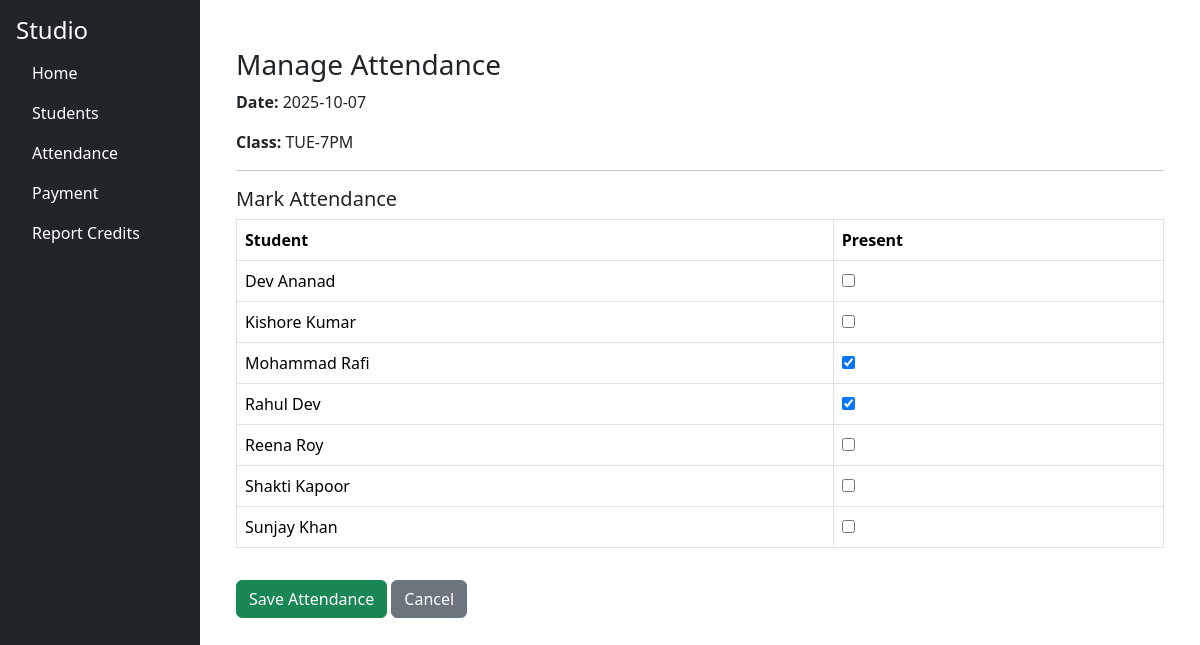
The page /attendance/attendance/manage?class_id=1&attendance_date=2025-10-07 on the database its author committed.
### tables this page shows
CREATE TABLE class_names (
        id INTEGER PRIMARY KEY AUTOINCREMENT,
        name TEXT UNIQUE NOT NULL
    );

CREATE TABLE students (
        id INTEGER PRIMARY KEY AUTOINCREMENT,
        first_name TEXT,
        last_name TEXT,
        phone TEXT,
        email_id TEXT
    );

### studio/attendance/routes/attendance_routes.py (the view)
@attendance_bp.route("/attendance/manage", methods=["GET", "POST"])
def manage_attendance():
    conn = get_connection()
    cur = conn.cursor()
    if request.method == "POST":
        class_id = request.form.get("class_id")
        attendance_date = request.form.get("attendance_date")
        student_ids = request.form.getlist("students")
        cur.execute("""
            DELETE FROM attendance WHERE class_id = ? AND attendance_date = ?
        """, (class_id, attendance_date))
        for sid in student_ids:
            cur.execute("""
                INSERT INTO attendance (student_id, class_id, attendance_date)
                VALUES (?, ?, ?)
            """, (sid, class_id, attendance_date))
        conn.commit()
        conn.close()
        flash("Attendance updated successfully.", "success")
        return redirect(url_for("attendance_bp.attendance_dashboard"))
    else:
        class_id = request.args.get("class_id")
        attendance_date = request.args.get("attendance_date")
        cur.execute("SELECT id, name FROM class_names ORDER BY name")
        classes = cur.fetchall()
        cur.execute("SELECT id, first_name || ' ' || last_name AS name FROM students ORDER BY name")
        students = cur.fetchall()
        cur.execute("""
            SELECT student_id FROM attendance
            WHERE class_id = ? AND attendance_date = ?
        """, (class_id, attendance_date))
        attended = [str(row[0]) for row in cur.fetchall()]
        conn.close()
        return render_template(
            "attendance_manage.html",
            classes=classes,
            students=students,
            attended=attended,
            selected_class=class_id,
            selected_date=attendance_date
        )

### studio/db/db.py (called while the page is built)
def get_connection():
    conn = sqlite3.connect(DB_PATH)
    conn.row_factory = sqlite3.Row
    return conn

### studio/attendance/templates/attendance_manage.html (shortened to what this page needs)
{% extends "base.html" %}
{% block content %}
<div class="container mt-4">
  <h3>Manage Attendance</h3>
  <form method="post" action="{{ url_for('attendance_bp.manage_attendance') }}">
    <p><strong>Date:</strong> {{ selected_date }}</p>
    <p><strong>Class:</strong>
      {% for c in classes %}
        {% if c[0] == selected_class|int %}{{ c[1] }}{% endif %}
      {% endfor %}
    </p>
    <hr>
    <h5>Mark Attendance</h5>
    <table class="table table-bordered">
      <thead>
        <tr><th>Student</th><th>Present</th></tr>
      </thead>
      <tbody>
        {% for s in students %}
        <tr>
          <td>{{ s['name'] }}</td>
          <td>
            <input type="checkbox" name="students" value="{{ s['id'] }}"
                   {% if s['id']|string in attended %}checked{% endif %}>
          </td>
        </tr>
        {% endfor %}
      </tbody>
    </table>
    <button type="submit" class="btn btn-success mt-3">Save Attendance</button>
    <a href="{{ url_for('attendance_bp.attendance_dashboard') }}" class="btn btn-secondary mt-3">Cancel</a>
  </form>
</div>
{% endblock %}

### rows shown on the page
class_names: name "TUE-7PM"
students: name "Dev Ananad"
students: name "Kishore Kumar"
students: name "Mohammad Rafi", students "☑"
students: name "Rahul Dev", students "☑"
students: name "Reena Roy"
students: name "Shakti Kapoor"
students: name "Sunjay Khan"

### other values the page prints
{{ selected_date }} "2025-10-07"
